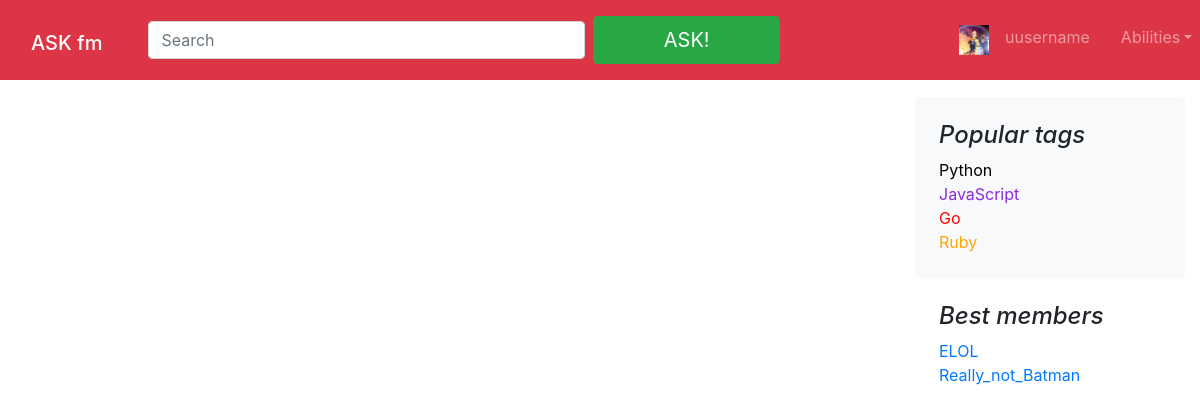
The page /base on the database its author committed.
### ask/models.py (models this page shows, shortened)
class Tag(models.Model):
    name = models.CharField(max_length=15)
    color = models.CharField(max_length=15)
    object1 = TagManager
    class Meta:
        verbose_name = 'Тег'
        verbose_name_plural = 'Теги'

class Author(models.Model):
    user = models.OneToOneField(User, on_delete=models.CASCADE)
    nickname = models.CharField(max_length=255)
    birth_date = models.DateField(null=True, blank=True)
    class Meta:
        verbose_name = 'Автор'
        verbose_name_plural = 'Авторы'

### ask/views.py (the view)
# urls.py: url(r'^base$', views.base, name='base'),
def base(request):
    return render(
        request,
        'ask/base.html', {
            'tags': Tag.object1.besters(),
            'users': Author.objects.all(),
        }
    )

### ask/models.py (called while the page is built)
    def besters():
        return Tag.objects.annotate(num_tags=Count('question')).order_by('-num_tags')

### ask/templates/ask/base.html (shortened to what this page needs)
{% load static %}
<!doctype html>
<html lang="en">
  <head>
    <link rel="stylesheet" href="{% static 'css/bootstrap.min.css' %}">
  </head>
  <body>
  <nav class="navbar navbar-expand-lg fixed-top navbar-dark bg-danger" style="margin-bottom: 1%">
    <h1><a class="navbar-brand col-3 col-sm-4 col-md-10" href="{% url 'ask:index' %}">ASK fm</a></h1>
    <form class="form-inline col-5 col-sm-5 col-md-5 col-lg-8 mr-sm-4 my-4 my-lg-2">
      <input class="form-control col-6 col-sm-5 col-md-7 mr-sm-2" type="text" placeholder="Search" aria-label="Search">
      <button class="btn btn-success btn-lg col-6 col-sm-5 col-md-3" href="{% url 'ask:ask' %}" type="submit">
        <a style="color: white" href="{% url 'ask:ask' %}">ASK!</a>
      </button>
    </form>
  <div class="col-3 col-sm-3 navbar-collapse offcanvas-collapse" id="navbarsExampleDefault">
    <ul class="navbar-nav mr-auto col-5">
      <li class="nav-item">
        <a class="nav-link" href="#"><img src="/static/img/fffzRA7cwYA.jpg" width="30" height="30"></a>
      </li>
      {% if user.is_authenticated %}
      <li class="nav-item">
        <a class="nav-link col-sm-4"  href="{% url 'ask:settings' %}">{{user.author.nickname}}</a>
      </li>
      {% else %}
      <li class="nav-item">
        <a class="nav-link col-sm-4"  href="#">uusername</a>
      </li>
      {% endif%}
      <li class="nav-item dropdown col-sm-4 ">
        <a class="nav-link dropdown-toggle" href="#" id="dropdown01" data-toggle="dropdown" aria-haspopup="true" aria-expanded="false">
          Abilities</a>
      </li>
    </ul>
  </div>
</nav>
  <div class="col-3 blog-sidebar float-right" style="margin-top: 85px;min-height: 500px">
      <div class="p-4 mb-8 bg-light rounded">
        <h4 class="font-italic">Popular tags</h4>
        {% for tag in tags %}
        <a href="{% url 'ask:tag' tag.name %}" ><p class="mb-0" style="color: {{tag.color}}"> {{tag.name}}</p></a>
        {% endfor %}
      </div>
    <div>
      <div class="p-4">
        <h4 class="font-italic">Best members</h4>
        <ol class="list-unstyled mb-0">
          {% for user in users%}
          <li><a href="{% url 'ask:settings' %}">{{user.nickname}}</a></li>
          {%endfor%}
        </ol>
      </div>
    </div>
    </div>
  </body>
</html>

### rows shown on the page
Tag: name "Python"
Tag: name "JavaScript"
Tag: name "Go"
Tag: name "Ruby"
Author: nickname "ELOL"
Author: nickname "Really_not_Batman"
